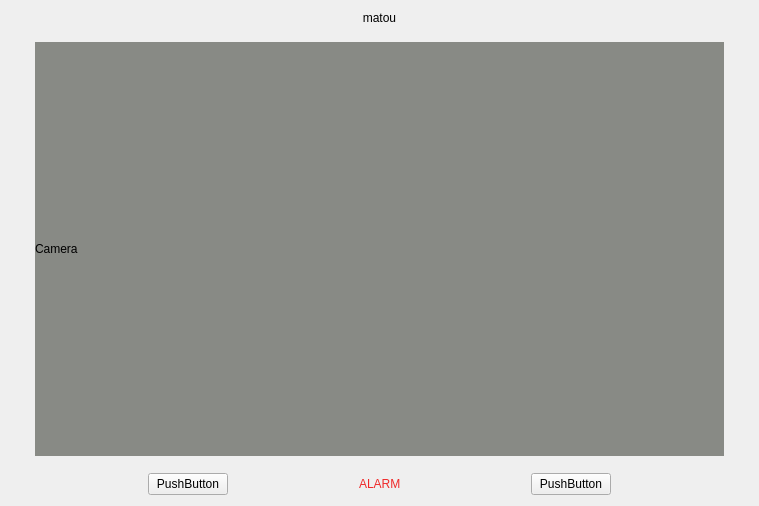
<?xml version="1.0" encoding="UTF-8"?>
<ui version="4.0">
 <class>Widget</class>
 <widget class="QWidget" name="Widget">
  <property name="geometry">
   <rect>
    <x>0</x>
    <y>0</y>
    <width>759</width>
    <height>506</height>
   </rect>
  </property>
  <property name="windowTitle">
   <string>Widget</string>
  </property>
  <layout class="QGridLayout" name="gridLayout_2">
   <item row="0" column="0">
    <layout class="QGridLayout" name="gridLayout">
     <property name="sizeConstraint">
      <enum>QLayout::SetDefaultConstraint</enum>
     </property>
     <item row="1" column="1">
      <widget class="QLabel" name="label_title">
       <property name="styleSheet">
        <string notr="true">font: 87 20pt &quot;Noto Sans CJK KR&quot;</string>
       </property>
       <property name="text">
        <string>matou</string>
       </property>
       <property name="alignment">
        <set>Qt::AlignCenter</set>
       </property>
      </widget>
     </item>
     <item row="2" column="0">
      <widget class="QLabel" name="label_Left">
       <property name="text">
        <string/>
       </property>
      </widget>
     </item>
     <item row="3" column="1">
      <layout class="QHBoxLayout" name="horizontalLayout">
       <item>
        <spacer name="horizontalSpacer">
         <property name="orientation">
          <enum>Qt::Horizontal</enum>
         </property>
         <property name="sizeHint" stdset="0">
          <size>
           <width>40</width>
           <height>20</height>
          </size>
         </property>
        </spacer>
       </item>
       <item>
        <widget class="QPushButton" name="btnStart">
         <property name="styleSheet">
          <string notr="true">font: 75 16pt &quot;AR PL UMing TW&quot;;</string>
         </property>
         <property name="text">
          <string>PushButton</string>
         </property>
        </widget>
       </item>
       <item>
        <spacer name="horizontalSpacer_2">
         <property name="orientation">
          <enum>Qt::Horizontal</enum>
         </property>
         <property name="sizeHint" stdset="0">
          <size>
           <width>40</width>
           <height>20</height>
          </size>
         </property>
        </spacer>
       </item>
       <item>
        <widget class="QLabel" name="label_Alarm">
         <property name="styleSheet">
          <string notr="true">font: 25 20pt &quot;Noto Sans CJK KR&quot;;
color: rgb(239, 41, 41);</string>
         </property>
         <property name="text">
          <string>ALARM</string>
         </property>
        </widget>
       </item>
       <item>
        <spacer name="horizontalSpacer_3">
         <property name="orientation">
          <enum>Qt::Horizontal</enum>
         </property>
         <property name="sizeHint" stdset="0">
          <size>
           <width>40</width>
           <height>20</height>
          </size>
         </property>
        </spacer>
       </item>
       <item>
        <widget class="QPushButton" name="btnExit">
         <property name="styleSheet">
          <string notr="true">font: 75 16pt &quot;AR PL UMing TW&quot;;</string>
         </property>
         <property name="text">
          <string>PushButton</string>
         </property>
        </widget>
       </item>
       <item>
        <spacer name="horizontalSpacer_4">
         <property name="orientation">
          <enum>Qt::Horizontal</enum>
         </property>
         <property name="sizeHint" stdset="0">
          <size>
           <width>40</width>
           <height>20</height>
          </size>
         </property>
        </spacer>
       </item>
      </layout>
     </item>
     <item row="2" column="1">
      <widget class="QStackedWidget" name="stackedWidget">
       <widget class="QWidget" name="page">
        <layout class="QGridLayout" name="gridLayout_3">
         <item row="0" column="0">
          <widget class="QLabel" name="label_Camera">
           <property name="styleSheet">
            <string notr="true">background-color: rgb(136, 138, 133);</string>
           </property>
           <property name="text">
            <string>Camera</string>
           </property>
          </widget>
         </item>
        </layout>
       </widget>
       <widget class="QWidget" name="page_2"/>
      </widget>
     </item>
     <item row="2" column="2">
      <widget class="QLabel" name="label_Right">
       <property name="text">
        <string/>
       </property>
      </widget>
     </item>
    </layout>
   </item>
  </layout>
 </widget>
 <layoutdefault spacing="6" margin="11"/>
 <resources/>
 <connections/>
</ui>
